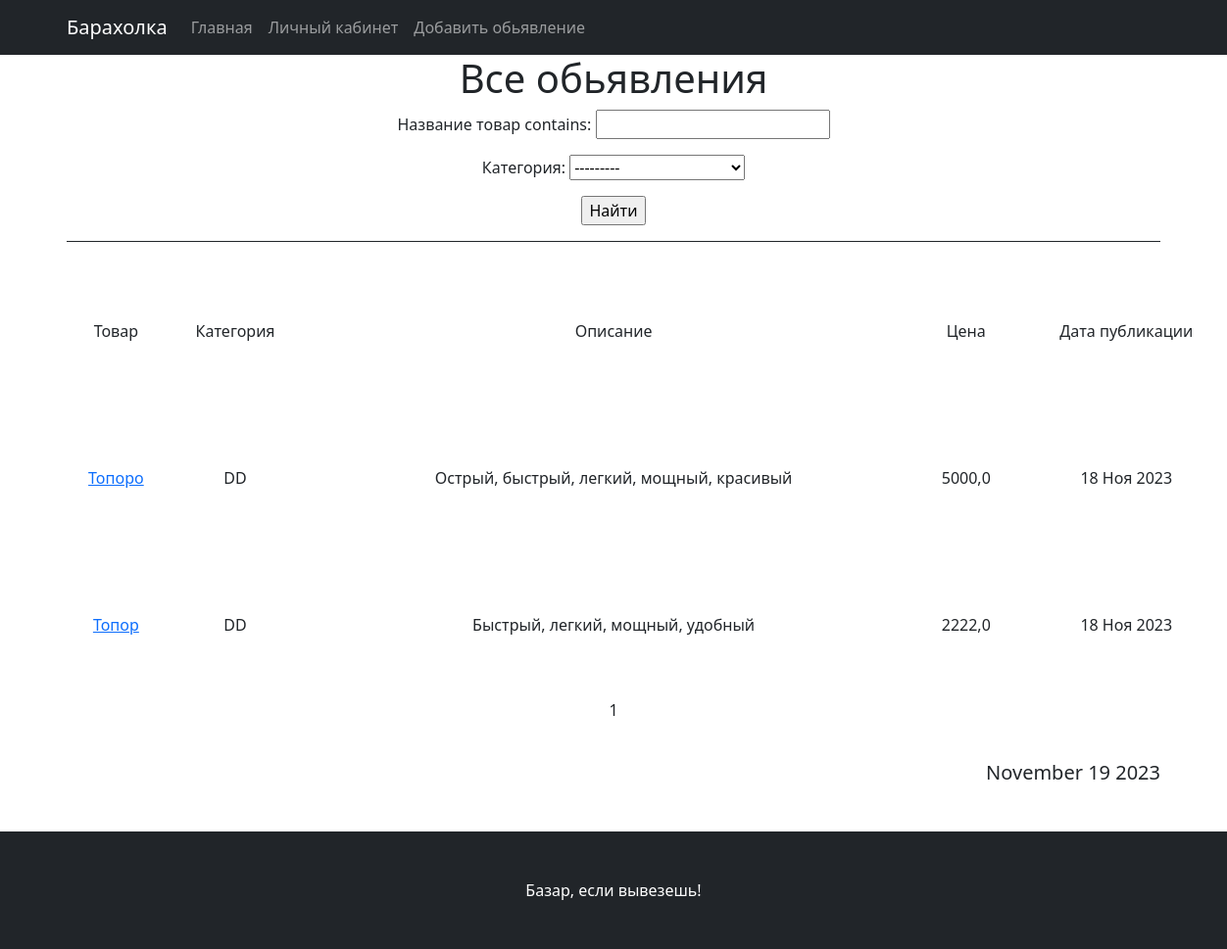
/bboard/, run on the app's committed database.
### bboard/models.py (models this page shows, shortened)
class Post(models.Model):
    TYPES = [
        ('TANK', 'Танк'),
        ('HILL', 'Хил'),
        ('DD', 'ДД'),
        ('VEND', 'Торговец'),
        ('GM', 'Гилдмастер'),
        ('KVG', 'Квестгивер'),
        ('BS', 'Кузнец'),
        ('TANER', 'Кожевник'),
        ('ALCH', 'Зельевар'),
        ('MAG', 'Мастер заклинаний'),
    ]
    title = models.CharField(max_length=200, verbose_name='Название товар')
    content = models.TextField(verbose_name='Описание товара')
    author = models.ForeignKey(Author, on_delete=models.CASCADE, verbose_name='Автор')
    created_at = models.DateTimeField(auto_now_add=True, verbose_name='Дата создания')
    updated_at = models.DateTimeField(auto_now=True, verbose_name='Дата обновления')
    type = models.CharField(max_length=5, choices=TYPES, blank=False, verbose_name='Категория')
    price = models.FloatField(validators=[MinValueValidator(0.0)], verbose_name='Цена')
    image = models.ImageField(upload_to='image/', verbose_name='Изображение', blank=True)
    class Meta:
        verbose_name = 'пост'
        verbose_name_plural = 'посты'
        ordering = ['-created_at']

### bboard/views.py (the view)
# urls.py: path('', PostListView.as_view(), name='posts'),
class PostListView(ListView):
    model = Post
    template_name = 'posts.html'
    context_object_name = 'posts'
    ordering = ['-created_at']
    paginate_by = 8
    def get_context_data(self, **kwargs):
        context = super().get_context_data(**kwargs)
        context['filterset'] = self.filterset
        return context
    def get_queryset(self):
        queryset = super().get_queryset()
        self.filterset = PostFilter(self.request.GET, queryset)
        return self.filterset.qs

### bboard/templatetags/custom_tags.py (called while the page is built)
@register.simple_tag()
def format_date(format_string='%x %d %Y'):
    return datetime.utcnow().strftime(format_string)

### templates/posts.html (shortened to what this page needs)
{% extends 'flatpages/default.html' %}
{% load censor %}
{% load custom_tags %}
{% block content %}
<h1>Все обьявления</h1>
   <form action="" method="get">
       {{ filterset.form.as_p }}
       <input type="submit" value="Найти" />
   </form>
    <hr>
    {% if posts %}
        <table style="height:450px;" width="1200">
            <tr>
                <td>Товар</td>
                <td>Категория</td>
                <td>Описание</td>
                <td>Цена</td>
                <td>Дата публикации</td>
            </tr>
            {% for post in posts %}
            <tr>
                <td><a href="{% url 'post_detail' post.id %}">{{ post.title|truncatewords:2 }}</a></td>
                <td>{{ post.type }}</td>
                <td>{{ post.content|truncatechars:50 }}</td>
                <td>{{ post.price }}</td>
                <td>{{ post.created_at|date:'j M Y' }}</td>
            </tr>
            {% endfor %}
        </table>
   {{ page_obj.number }}
<p>&nbsp;</p>
<h5 style="text-align: right;">{% format_date '%B %d %Y' %}</h5>
    {% else %}
       <h2>Товаров нет!</h2>
    {% endif %}
<p>&nbsp;</p>
{% endblock content %}

### templates/flatpages/default.html (shortened to what this page needs)
<!DOCTYPE html>
<html lang="en">
    <head>
        <link href="https://cdn.jsdelivr.net/npm/bootstrap-icons@1.4.1/font/bootstrap-icons.css" rel="stylesheet" />
        {% load static %}
        <link href="{% static 'css/styles.css' %}" rel="stylesheet" />
    </head>
    <body>
        <nav class="navbar navbar-expand-lg navbar-dark bg-dark static-top">
   <div class="container">
       <a class="navbar-brand" href="">Барахолка</a>
       <div class="collapse navbar-collapse" id="navbarResponsive">
           <ul class="navbar-nav ml-auto">
               <li class="nav-item active"><a class="nav-link" href="/bboard/">Главная</a></li>
               <li class="nav-item"><a class="nav-link" href="/sign/login/">Личный кабинет</a></li>
               <li class="nav-item"><a class="nav-link" href="/bboard/create/">Добавить обьявление</a></li>
           </ul>
       </div>
   </div>
</nav>
        <div class="container">
            <div class="row">
                <div class="col-lg-12 text-center">
                   {% block content %}{% endblock content %}
               </div>
            </div>
        </div>
        <footer class="py-5 bg-dark">
            <div class="container"><p class="m-0 text-center text-white">Базар, если вывезешь!</p></div>
        </footer>
    </body>
</html>

### data on the page
Post: title "Топоро", type "DD", content "Острый, быстрый, легкий, мощный, красивый", price "5000,0", created_at "18 Ноя 2023"
Post: title "Топор", type "DD", content "Быстрый, легкий, мощный, удобный", price "2222,0", created_at "18 Ноя 2023"

### other printed values
{{ page_obj.number }} "1"
